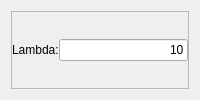
              <widget class="QWidget" name="MeanReciprocalSquareDifference">
               <layout class="QVBoxLayout" name="verticalLayout_25">
                <item>
                 <widget class="QFrame" name="m_MeanReciprocalSquareDifferenceFrame">
                  <property name="frameShape">
                   <enum>QFrame::StyledPanel</enum>
                  </property>
                  <property name="frameShadow">
                   <enum>QFrame::Raised</enum>
                  </property>
                  <layout class="QVBoxLayout" name="verticalLayout_10">
                   <property name="spacing">
                    <number>0</number>
                   </property>
                   <property name="margin">
                    <number>0</number>
                   </property>
                   <item>
                    <layout class="QHBoxLayout" name="_27">
                     <item>
                      <widget class="QLabel" name="textLabel6_2">
                       <property name="text">
                        <string>Lambda:</string>
                       </property>
                       <property name="wordWrap">
                        <bool>false</bool>
                       </property>
                      </widget>
                     </item>
                     <item>
                      <widget class="QLineEdit" name="m_LambdaMeanReciprocalSquareDifference">
                       <property name="text">
                        <string>10</string>
                       </property>
                       <property name="alignment">
                        <set>Qt::AlignRight</set>
                       </property>
                      </widget>
                     </item>
                    </layout>
                   </item>
                  </layout>
                 </widget>
                </item>
               </layout>
              </widget>
